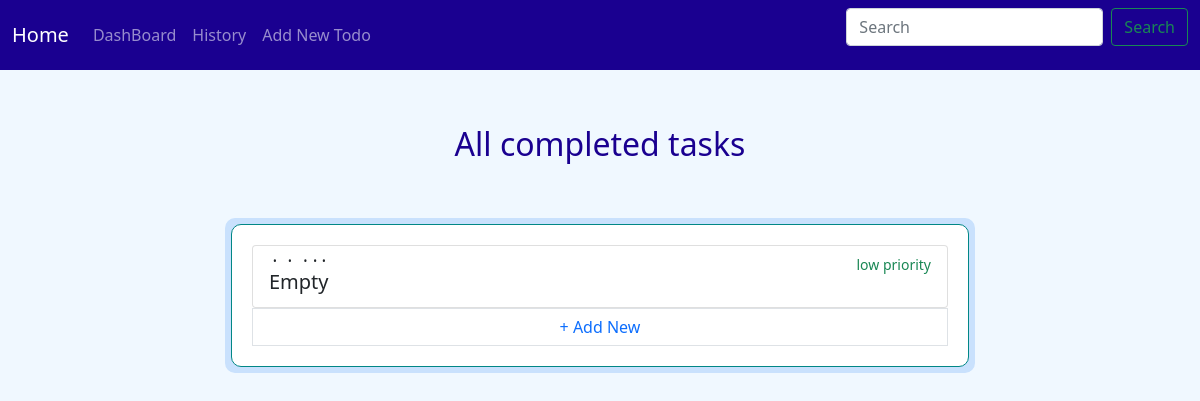
The page /history/ on the database as committed earlier.
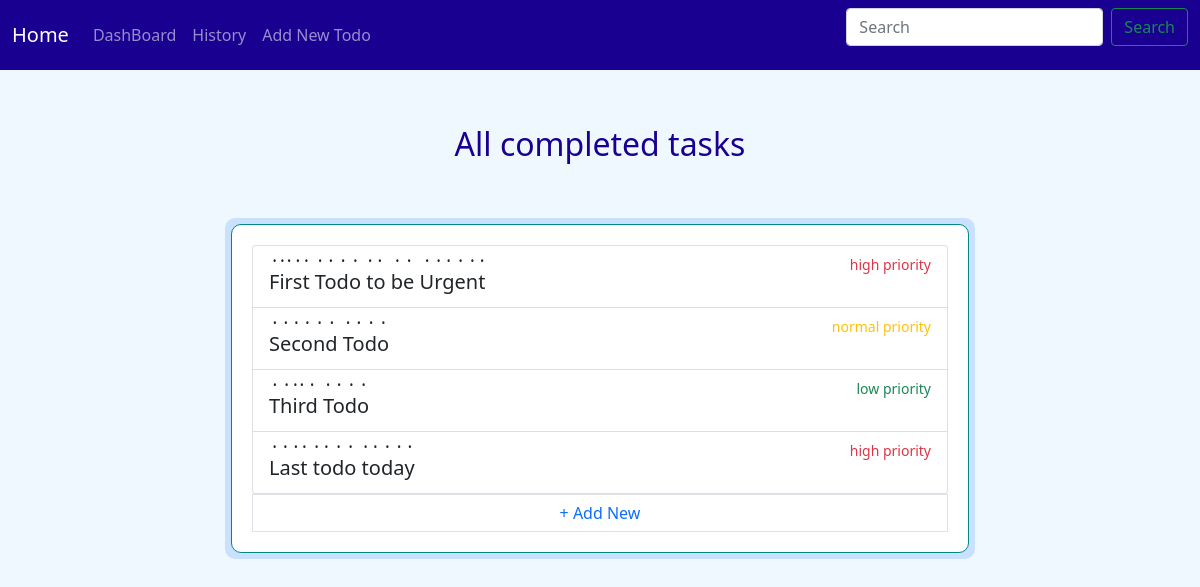
The same page on the database as committed later.
### todo_app/todos/models/todo.py (models this page shows, shortened)
class Todo(models.Model):
    title = models.CharField(
        max_length=30,
    )
    state = models.BooleanField(
        default=False,
    )
    description = models.TextField(
        null=True,
        blank=True,  # can save in admin with blank field / not required
    )
    due_date = models.DateField(
        default=timezone.now,
    )
    priority = models.ForeignKey(Priority, on_delete=models.CASCADE, null=True)
    category = models.ForeignKey(Category, on_delete=models.CASCADE, null=True)

### todo_app/todos/views.py (the view)
# urls.py: path('history/', history_page),
def history_page(request):
    todos = Todo.objects.filter(state=True)
    todos.order_by('due_date')
    context = {
        'todos': todos,
    }
    return render(request, 'history.html', context)

### templates/history.html
{% extends 'base.html' %}
{% block content %}
    <h2>All completed tasks</h2>
    <div class="container" style="max-width: 750px">
        <div class="todo">
            {% if todos %}
                <div class="list-group">
                    {% for todo in todos %}
                        <a href="/details/{{ todo.id }}" class="list-group-item list-group-item-action">
                            <div class="row row-cols-2">
                                <div class="col-xs-1 d-flex justify-content-start">
                                    <h5 class="mb-1" style="text-emphasis-style: filled">{{ todo.title }}</h5>
                                </div>
                                <div class="col-xs-2 d-flex justify-content-end">
                                    {% if todo.priority.name == "High" %}
                                        <small class="text-danger">high priority</small>
                                    {% elif todo.priority.name == "Normal" %}
                                        <small class="text-warning">normal priority</small>
                                    {% else %}
                                        <small class="text-success">low priority</small>
                                    {% endif %}
                                </div>
                            </div>
                        </a>
                    {% endfor %}
                </div>
            {% else %}
                <h2>Nothing for today</h2>
            {% endif %}
            <a class="page-link" href="/add-todo/"> + Add New</a>
        </div>
    </div>
{% endblock %}

Rows that differ between the two databases and show on the page:
removed Todo: title "Empty", shows "low priority"
now on this page (row edited): Todo: title "First Todo to be Urgent", shows "high priority"
now on this page (row edited): Todo: title "Second Todo", shows "normal priority"
now on this page (row edited): Todo: title "Third Todo", shows "low priority"
added Todo: title "Last todo today", shows "high priority"
